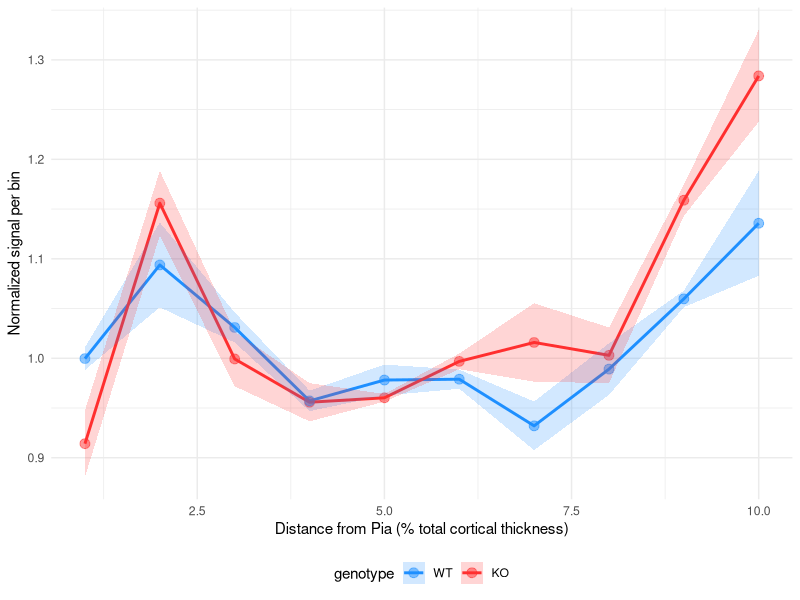
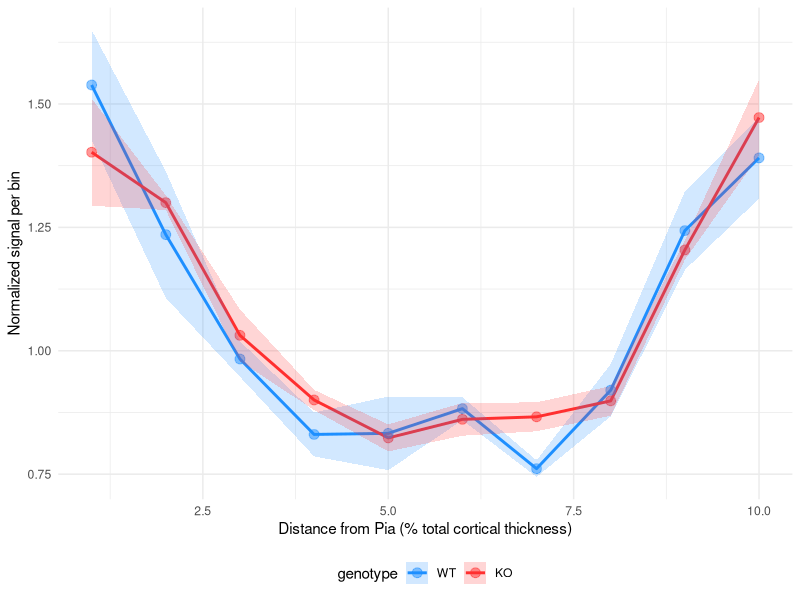
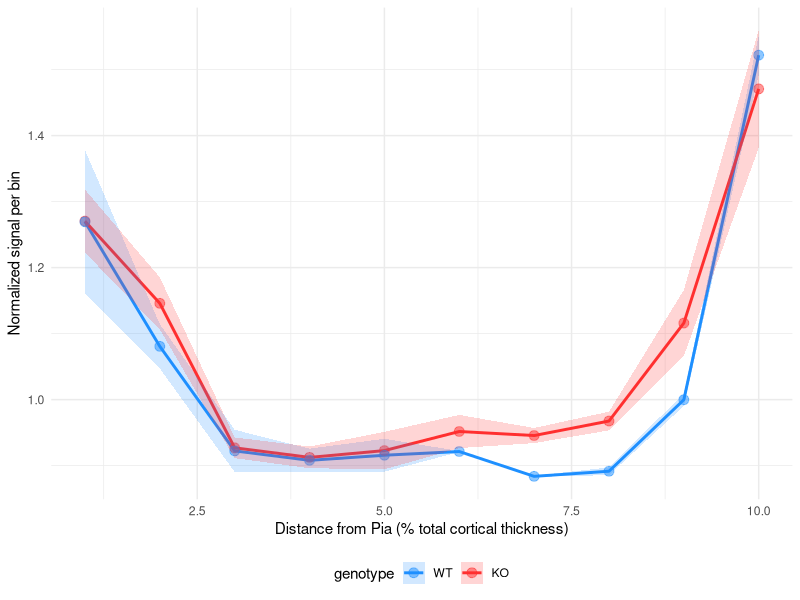
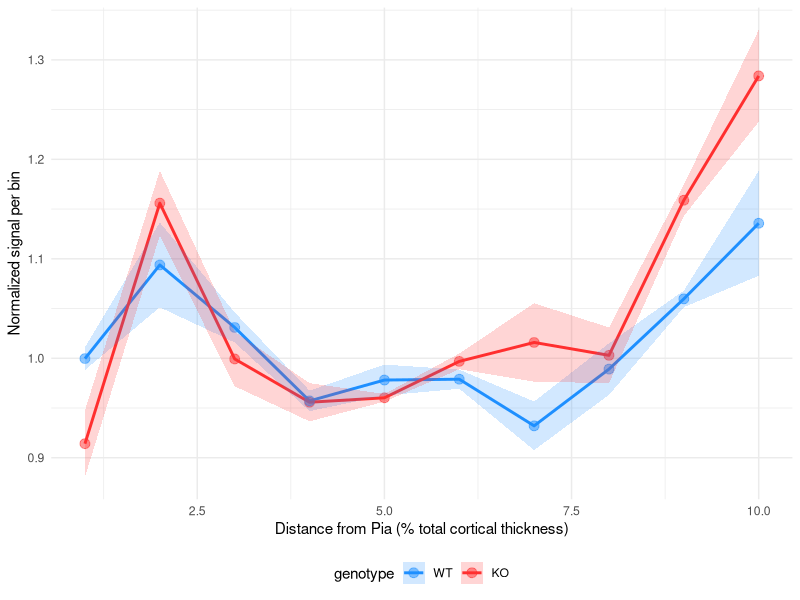
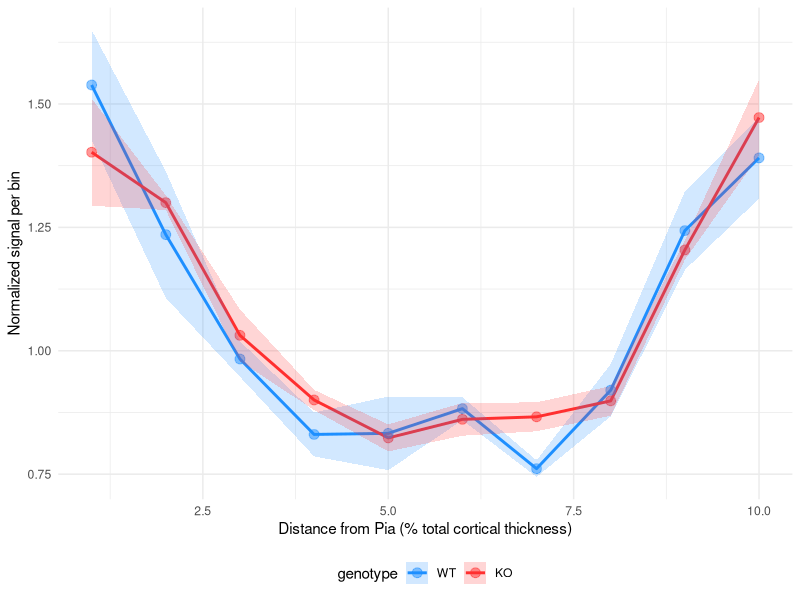
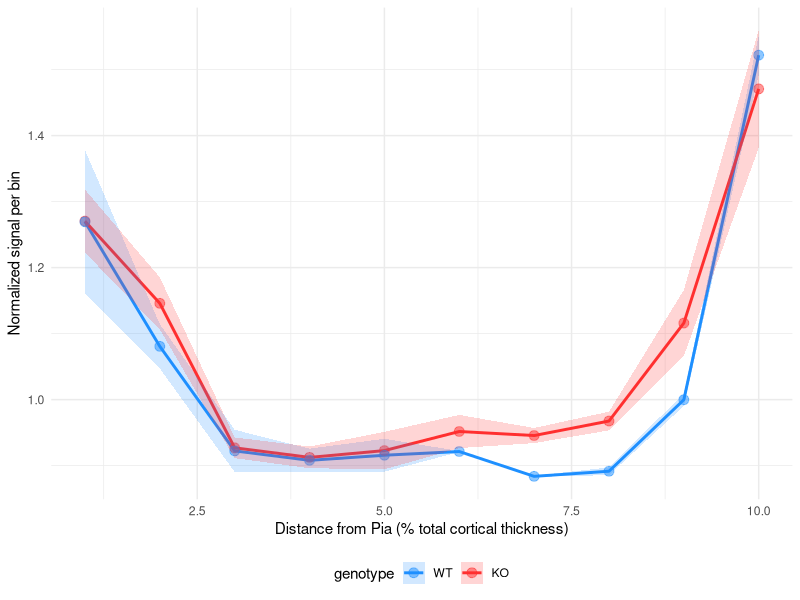

Write R code to recreate these figures, in order.
## ---- chunk 1
knitr::opts_chunk$set(echo = TRUE)

library(ggsci)
library(readxl) 
library(tidyverse)
library(dplyr)
## ---- chunk 2
# Import data
setwd(getwd())
df_Mfge8_Id4_initial <- read.csv("./data/Id4_C3_merged_data.csv")
df_Id4_initial <- read.csv("./data/Id4_C4_merged_data.csv")
df_Mfge8_Tnc_initial <- read.csv("./data/Tnc_C3_merged_data.csv")
df_Tnc_initial <- read.csv("./data/Tnc_C4_merged_data.csv")
df_Mfge8_initial <- rbind(df_Mfge8_Id4_initial, df_Mfge8_Tnc_initial)

decoder <- read.csv("./decoder_HCR_multilayer_set1.csv")
## ---- chunk 3
# Tidy Mfge8 data
df_Mfge8_initial$Image <- substr(df_Mfge8_initial$source_file, 56, (nchar(df_Mfge8_initial$source_file)-28))

df_Mfge8_initial <- df_Mfge8_initial %>%
  mutate(
    Animal_ID = sapply(strsplit(Image, "_"), function(x) x[2])
  )

df <- merge(df_Mfge8_initial, decoder, by = "Animal_ID")

colnames(df)[2] <- 'Bin'

write.csv(df, "./data/HCR_Mfge8_set1.csv", row.names = FALSE)

print(df)
## ---- chunk 4
library(dplyr)

# Step 1: "Bin 11" is actually the full image. Create a "MeanOverall" column which is the mean from full image.
  mfge8_intensity_avg_overall <- df %>%
  filter(Bin == 11) %>%
  mutate(MeanOverall = Mean) %>%
  dplyr::select(Genotype, Animal_ID, Image, MeanOverall)

# Step 2: For Bins 1–10, join with total intensity and compute proportion (mean in bin compared to overall mean)
  mfge8_proportion_binned <- df %>%
  filter(Bin %in% 1:10) %>%
  left_join(mfge8_intensity_avg_overall, by = c("Genotype", "Animal_ID", "Image")) %>%
  mutate(mfge8_proportion = Mean / MeanOverall)

# Optional: Preview result
print(mfge8_proportion_binned)

# Step 3: Average proportions per Animal per Bin
  mfge8_proportion_avg_binned <- mfge8_proportion_binned %>%
  group_by(Genotype, Animal_ID, Bin) %>%
  summarise(mfge8_proportion = mean(mfge8_proportion, na.rm = TRUE), .groups = "drop")

# Step 4: Write to CSV
write.csv(mfge8_proportion_avg_binned, "./data/mfge8_set1_intensity_animal_means.csv", row.names = FALSE)


## ---- chunk 5
library(plotrix)
#line plot for Mfge8
mfge8_proportion_avg_summary <- mfge8_proportion_avg_binned %>%
  group_by(Bin, Genotype) %>%
  summarise(
    mean_mfge8 = mean(mfge8_proportion),
    se_mfge8 = std.error(mfge8_proportion),
    .groups = "drop"
  )

#reorder so WT is listed first in legend
mfge8_proportion_avg_summary$Genotype <- factor(mfge8_proportion_avg_summary$Genotype, levels = c("WT", "KO"))

# Create ggplot with lines and shaded error regions
mfge8_binned_intensity_plot <- # Create the plot
ggplot(mfge8_proportion_avg_summary, aes(x = Bin, y = mean_mfge8, color = Genotype, group = Genotype)) +
  geom_line(size = 1) +  # Line plot for mean Cell.Counts
  geom_point(size = 3, alpha = 0.5) +
  geom_ribbon(aes(ymin = mean_mfge8 - se_mfge8, ymax = mean_mfge8 + se_mfge8, fill = Genotype), alpha = 0.2, color = NA) +  # Error ribbon for standard deviation
  labs(
    #title = "Mean Mfge8 intensity by Genotype and Distance from Pia",
    x = "Distance from Pia (% total cortical thickness)",
    y = "Normalized signal per bin",
    color = "genotype",
    fill = "genotype"
  ) +
  theme_minimal()  +
  scale_colour_manual(values = c("dodgerblue", "firebrick1")) +
  scale_fill_manual(values = c("dodgerblue", "firebrick1")) +
  theme(legend.position = "bottom")  # Optional: Adjust legend position


png(filename = "p30_Ctnnd2_lineplot_mfge8_intensity_binned.png", width = 1200, height = 850, res = 300)
  mfge8_binned_intensity_plot
  dev.off()
mfge8_binned_intensity_plot
## ---- chunk 6
# 2-way ANOVA of Mfge8 in WT vs KO for bin and genotype
library(car)
mfge8_proportion_avg_binned$Bin <- as.factor(mfge8_proportion_avg_binned$Bin)
model = lm(mfge8_proportion ~ Bin + Genotype + Bin:Genotype,
           data = mfge8_proportion_avg_binned)
summary(model)

Anova(model, type = "II")

## ---- chunk 7
# Mfge8 posthoc testing

library(multcompView)
library(lsmeans)
library(multcomp)

leastsquare <- lsmeans(model, pairwise ~ Genotype | Bin, adjust = "tukey")
summary(leastsquare$contrasts)


## ---- chunk 8
# Tidy Id4 data
df_Id4_initial$Image <- substr(df_Id4_initial$source_file, 56, (nchar(df_Id4_initial$source_file)-28))

df_Id4_initial <- df_Id4_initial %>%
  mutate(
    Animal_ID = sapply(strsplit(Image, "_"), function(x) x[2])
  )

df <- merge(df_Id4_initial, decoder, by = "Animal_ID")

colnames(df)[2] <- 'Bin'

write.csv(df, "./data/HCR_Id4_set1.csv", row.names = FALSE)

print(df)

## ---- chunk 9
library(dplyr)

# Step 1: "Bin 11" is actually the full image. Create a "MeanOverall" column which is the mean from full image.
id4_intensity_avg_overall <- df %>%
  filter(Bin == 11) %>%
  mutate(MeanOverall = Mean) %>%
  dplyr::select(Genotype, Animal_ID, Image, MeanOverall)

# Step 2: For Bins 1–10, join with total intensity and compute proportion
id4_proportion_binned <- df %>%
  filter(Bin %in% 1:10) %>%
  left_join(id4_intensity_avg_overall, by = c("Genotype", "Animal_ID", "Image")) %>%
  mutate(id4_proportion = Mean / MeanOverall)

# Optional: Preview result
print(id4_proportion_binned)

# Step 3: Average proportions per Animal per Bin
id4_proportion_avg_binned <- id4_proportion_binned %>%
  group_by(Genotype, Animal_ID, Bin) %>%
  summarise(id4_proportion = mean(id4_proportion, na.rm = TRUE), .groups = "drop")

# Step 4: Write to CSV
write.csv(id4_proportion_avg_binned, "./data/id4_set1_intensity_animal_means.csv", row.names = FALSE)

## ---- chunk 10
library(plotrix)
#line plot for id4
id4_proportion_avg_summary <- id4_proportion_avg_binned %>%
  group_by(Bin, Genotype) %>%
  summarise(
    mean_id4 = mean(id4_proportion),
    se_id4 = std.error(id4_proportion),
    .groups = "drop"
  )

#reorder so WT is listed first in legend
id4_proportion_avg_summary$Genotype <- factor(id4_proportion_avg_summary$Genotype, levels = c("WT", "KO"))

# Create ggplot with lines and shaded error regions
id4_binned_intensity_plot <- # Create the plot
ggplot(id4_proportion_avg_summary, aes(x = Bin, y = mean_id4, color = Genotype, group = Genotype)) +
  geom_line(size = 1) +  # Line plot for mean Cell.Counts
  geom_point(size = 3, alpha = 0.5) +
  geom_ribbon(aes(ymin = mean_id4 - se_id4, ymax = mean_id4 + se_id4, fill = Genotype), alpha = 0.2, color = NA) +  # Error ribbon for standard deviation
  labs(
    #title = "Mean id4 intensity by Genotype and Distance from Pia",
    x = "Distance from Pia (% total cortical thickness)",
    y = "Normalized signal per bin",
    color = "genotype",
    fill = "genotype"
  ) +
  theme_minimal()  +
  scale_colour_manual(values = c("dodgerblue", "firebrick1")) +
  scale_fill_manual(values = c("dodgerblue", "firebrick1")) +
  theme(legend.position = "bottom")  # Optional: Adjust legend position


png(filename = "p30_Ctnnd2_lineplot_id4_intensity_binned.png", width = 1200, height = 850, res = 300)
  id4_binned_intensity_plot
  dev.off()
id4_binned_intensity_plot

## ---- chunk 11
# 2-way ANOVA of Id4 in WT vs KO for bin and genotype
library(car)
id4_proportion_avg_binned$Bin <- as.factor(id4_proportion_avg_binned$Bin)
model = lm(id4_proportion ~ Bin + Genotype + Bin:Genotype,
           data = id4_proportion_avg_binned)
summary(model)

Anova(model, type = "II")
## ---- chunk 12
# posthoc testing for Id4
leastsquare <- lsmeans(model, pairwise ~ Genotype | Bin, adjust = "tukey")
summary(leastsquare$contrasts)
## ---- chunk 13
# Tidy Tnc data
df_Tnc_initial$Image <- substr(df_Tnc_initial$source_file, 56, (nchar(df_Tnc_initial$source_file)-28))

df_Tnc_initial <- df_Tnc_initial %>%
  mutate(
    Animal_ID = sapply(strsplit(Image, "_"), function(x) x[2])
  )

df_Tnc_decoded <- merge(df_Tnc_initial, decoder, by = "Animal_ID")

colnames(df_Tnc_decoded)[2] <- 'Bin'

write.csv(df_Tnc_decoded, "./data/HCR_Tnc_set1.csv", row.names = FALSE)

print(df_Tnc_decoded)

## ---- chunk 14
library(dplyr)

# Step 1: "Bin 11" is actually the full image. Create a "MeanOverall" column which is the mean from full image.
tnc_intensity_avg_overall <- df_Tnc_decoded %>%
  filter(Bin == 11) %>%
  mutate(MeanOverall = Mean) %>%
  dplyr::select(Genotype, Animal_ID, Image, MeanOverall)

# Step 2: For Bins 1–10, join with total intensity and compute proportion
tnc_proportion_binned <- df_Tnc_decoded %>%
  filter(Bin %in% 1:10) %>%
  left_join(tnc_intensity_avg_overall, by = c("Genotype", "Animal_ID", "Image")) %>%
  mutate(tnc_proportion = Mean / MeanOverall)

# Optional: Preview result
print(tnc_proportion_binned)

# Step 3: Average proportions per Animal per Bin
tnc_proportion_avg_binned <- tnc_proportion_binned %>%
  group_by(Genotype, Animal_ID, Bin) %>%
  summarise(tnc_proportion = mean(tnc_proportion, na.rm = TRUE), .groups = "drop")

# Step 4: Write to CSV
write.csv(tnc_proportion_avg_binned, "./data/tnc_set1_intensity_animal_means.csv", row.names = FALSE)


## ---- chunk 15
library(plotrix)
#line plot for tnc
tnc_proportion_avg_summary <- tnc_proportion_avg_binned %>%
  group_by(Bin, Genotype) %>%
  summarise(
    mean_tnc = mean(tnc_proportion),
    se_tnc = std.error(tnc_proportion),
    .groups = "drop"
  )

#reorder so WT is listed first in legend
tnc_proportion_avg_summary$Genotype <- factor(tnc_proportion_avg_summary$Genotype, levels = c("WT", "KO"))

# Create ggplot with lines and shaded error regions
tnc_binned_intensity_plot <- # Create the plot
ggplot(tnc_proportion_avg_summary, aes(x = Bin, y = mean_tnc, color = Genotype, group = Genotype)) +
  geom_line(size = 1) +  # Line plot for mean Cell.Counts
  geom_point(size = 3, alpha = 0.5) +
  geom_ribbon(aes(ymin = mean_tnc - se_tnc, ymax = mean_tnc + se_tnc, fill = Genotype), alpha = 0.2, color = NA) +  # Error ribbon for standard deviation
  labs(
    #title = "Mean tnc intensity by Genotype and Distance from Pia",
    x = "Distance from Pia (% total cortical thickness)",
    y = "Normalized signal per bin",
    color = "genotype",
    fill = "genotype"
  ) +
  theme_minimal()  +
  scale_colour_manual(values = c("dodgerblue", "firebrick1")) +
  scale_fill_manual(values = c("dodgerblue", "firebrick1")) +
  theme(legend.position = "bottom")  # Optional: Adjust legend position


png(filename = "p30_Ctnnd2_lineplot_tnc_intensity_binned.png", width = 1200, height = 850, res = 300)
  tnc_binned_intensity_plot
  dev.off()
tnc_binned_intensity_plot
## ---- chunk 16
# 2-way ANOVA of Id4 in WT vs KO for bin and genotype
library(car)
tnc_proportion_avg_binned$Bin <- as.factor(tnc_proportion_avg_binned$Bin)
model = lm(tnc_proportion ~ Bin + Genotype + Bin:Genotype,
           data = tnc_proportion_avg_binned)
summary(model)

Anova(model, type = "II")

## ---- chunk 17
# Tnc posthoc testing
library(multcompView)
library(lsmeans)

leastsquare <- lsmeans(model, pairwise ~ Genotype | Bin, adjust = "tukey")
summary(leastsquare$contrasts)
